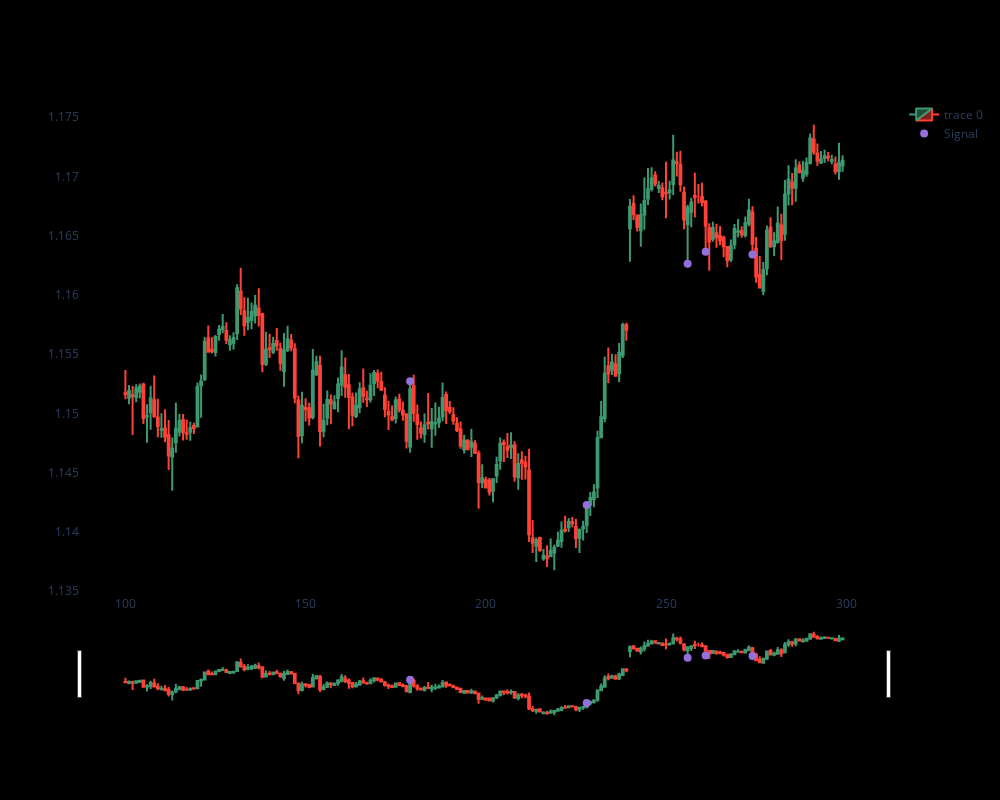

Notebook code for this chart:
### Code cell
dfpl = df[100:300]
import plotly.graph_objects as go

fig = go.Figure(data=[go.Candlestick(x=dfpl.index,
                open=dfpl['open'],
                high=dfpl['high'],
                low=dfpl['low'],
                close=dfpl['close'])])

fig.update_layout(
    autosize=False,
    width=1000,
    height=800, 
    paper_bgcolor='black',
    plot_bgcolor='black')
fig.update_xaxes(gridcolor='black')
fig.update_yaxes(gridcolor='black')
fig.add_scatter(x=dfpl.index, y=dfpl['pointpos'], mode="markers",
                marker=dict(size=8, color="MediumPurple"),
                name="Signal")
fig.show()

### Figure 1 — Plotly figure (JSON) as saved in the notebook; plotly's stock layout.template omitted (floating-point values rounded to 4 significant figures; data arrays with more than 128 entries replaced by an {"elided": "..."} marker saying what was removed)
{"data": [{"close": {"elided": "200 float values"}, "high": {"elided": "200 float values"}, "low": {"elided": "200 float values"}, "open": {"elided": "200 float values"}, "type": "candlestick", "x": {"elided": "200 int values"}}, {"marker": {"color": "MediumPurple", "size": 8}, "mode": "markers", "name": "Signal", "type": "scatter", "x": {"elided": "200 int values"}, "y": {"elided": "200 float values"}}], "layout": {"autosize": false, "height": 800, "paper_bgcolor": "black", "plot_bgcolor": "black", "width": 1000, "xaxis": {"autorange": true, "gridcolor": "black", "range": [87.4, 311.6], "rangeslider": {"autorange": true, "range": [87.4, 311.6], "yaxis": {"_template": null, "rangemode": "match"}}, "type": "linear"}, "yaxis": {"autorange": true, "gridcolor": "black", "range": [1.135, 1.176], "type": "linear"}}}
